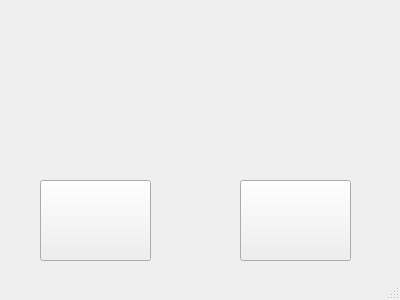
<?xml version="1.0" encoding="UTF-8"?>
<ui version="4.0">
 <class>MainWindow</class>
 <widget class="QMainWindow" name="MainWindow">
  <property name="geometry">
   <rect>
    <x>0</x>
    <y>0</y>
    <width>400</width>
    <height>300</height>
   </rect>
  </property>
  <property name="minimumSize">
   <size>
    <width>400</width>
    <height>300</height>
   </size>
  </property>
  <property name="maximumSize">
   <size>
    <width>400</width>
    <height>300</height>
   </size>
  </property>
  <property name="windowTitle">
   <string>HuffmanZip</string>
  </property>
  <property name="styleSheet">
   <string notr="true"/>
  </property>
  <widget class="QWidget" name="centralWidget">
   <property name="styleSheet">
    <string notr="true"/>
   </property>
   <widget class="QStackedWidget" name="stackedWidget">
    <property name="geometry">
     <rect>
      <x>0</x>
      <y>0</y>
      <width>401</width>
      <height>261</height>
     </rect>
    </property>
    <property name="maximumSize">
     <size>
      <width>401</width>
      <height>261</height>
     </size>
    </property>
    <property name="styleSheet">
     <string notr="true"/>
    </property>
    <property name="lineWidth">
     <number>5</number>
    </property>
    <property name="currentIndex">
     <number>0</number>
    </property>
    <widget class="QWidget" name="start">
     <property name="styleSheet">
      <string notr="true">border-image: url(:/new/prefix1/bg4.png);</string>
     </property>
     <widget class="QPushButton" name="btnCmpress">
      <property name="geometry">
       <rect>
        <x>40</x>
        <y>180</y>
        <width>111</width>
        <height>81</height>
       </rect>
      </property>
      <property name="styleSheet">
       <string notr="true">border-image: url(:/new/prefix1/btn3.png);</string>
      </property>
      <property name="text">
       <string/>
      </property>
      <property name="checkable">
       <bool>false</bool>
      </property>
      <property name="autoRepeatDelay">
       <number>299</number>
      </property>
      <property name="autoDefault">
       <bool>false</bool>
      </property>
      <property name="default">
       <bool>false</bool>
      </property>
      <property name="flat">
       <bool>false</bool>
      </property>
     </widget>
     <widget class="QPushButton" name="btnUncompress">
      <property name="geometry">
       <rect>
        <x>240</x>
        <y>180</y>
        <width>111</width>
        <height>81</height>
       </rect>
      </property>
      <property name="styleSheet">
       <string notr="true">border-image: url(:/new/prefix1/btn2.png);</string>
      </property>
      <property name="text">
       <string/>
      </property>
     </widget>
    </widget>
    <widget class="QWidget" name="compress">
     <property name="styleSheet">
      <string notr="true"/>
     </property>
     <widget class="QPushButton" name="btnComChose">
      <property name="geometry">
       <rect>
        <x>30</x>
        <y>70</y>
        <width>80</width>
        <height>26</height>
       </rect>
      </property>
      <property name="styleSheet">
       <string notr="true">color: rgb(75, 75, 75);</string>
      </property>
      <property name="text">
       <string>选择文件</string>
      </property>
     </widget>
     <widget class="QLineEdit" name="leComChose">
      <property name="geometry">
       <rect>
        <x>140</x>
        <y>70</y>
        <width>231</width>
        <height>26</height>
       </rect>
      </property>
     </widget>
     <widget class="QLineEdit" name="leComAim">
      <property name="geometry">
       <rect>
        <x>140</x>
        <y>140</y>
        <width>231</width>
        <height>26</height>
       </rect>
      </property>
     </widget>
     <widget class="QPushButton" name="btnComAim">
      <property name="geometry">
       <rect>
        <x>30</x>
        <y>140</y>
        <width>80</width>
        <height>26</height>
       </rect>
      </property>
      <property name="styleSheet">
       <string notr="true">background-color: rgb(255, 170, 255);</string>
      </property>
      <property name="text">
       <string>压缩到</string>
      </property>
     </widget>
     <widget class="QPushButton" name="btnComsure">
      <property name="geometry">
       <rect>
        <x>60</x>
        <y>220</y>
        <width>80</width>
        <height>26</height>
       </rect>
      </property>
      <property name="styleSheet">
       <string notr="true"/>
      </property>
      <property name="text">
       <string>确定</string>
      </property>
     </widget>
     <widget class="QPushButton" name="btnComCancel">
      <property name="geometry">
       <rect>
        <x>260</x>
        <y>220</y>
        <width>80</width>
        <height>26</height>
       </rect>
      </property>
      <property name="styleSheet">
       <string notr="true"/>
      </property>
      <property name="text">
       <string>取消</string>
      </property>
     </widget>
    </widget>
    <widget class="QWidget" name="uncompress">
     <property name="styleSheet">
      <string notr="true"/>
     </property>
     <widget class="QPushButton" name="btnUnChose">
      <property name="geometry">
       <rect>
        <x>40</x>
        <y>50</y>
        <width>80</width>
        <height>26</height>
       </rect>
      </property>
      <property name="text">
       <string>选择文件</string>
      </property>
      <property name="iconSize">
       <size>
        <width>17</width>
        <height>17</height>
       </size>
      </property>
     </widget>
     <widget class="QPushButton" name="btnUnname">
      <property name="geometry">
       <rect>
        <x>40</x>
        <y>110</y>
        <width>80</width>
        <height>26</height>
       </rect>
      </property>
      <property name="text">
       <string>重命名</string>
      </property>
     </widget>
     <widget class="QPushButton" name="btnUnAim">
      <property name="geometry">
       <rect>
        <x>40</x>
        <y>170</y>
        <width>80</width>
        <height>26</height>
       </rect>
      </property>
      <property name="text">
       <string>解压到</string>
      </property>
     </widget>
     <widget class="QLineEdit" name="leUnChose">
      <property name="geometry">
       <rect>
        <x>130</x>
        <y>50</y>
        <width>231</width>
        <height>26</height>
       </rect>
      </property>
     </widget>
     <widget class="QLineEdit" name="leUnname">
      <property name="geometry">
       <rect>
        <x>130</x>
        <y>110</y>
        <width>231</width>
        <height>26</height>
       </rect>
      </property>
     </widget>
     <widget class="QLineEdit" name="leUnAim">
      <property name="geometry">
       <rect>
        <x>130</x>
        <y>170</y>
        <width>231</width>
        <height>26</height>
       </rect>
      </property>
     </widget>
     <widget class="QPushButton" name="btnUnSure">
      <property name="geometry">
       <rect>
        <x>40</x>
        <y>220</y>
        <width>80</width>
        <height>26</height>
       </rect>
      </property>
      <property name="styleSheet">
       <string notr="true"/>
      </property>
      <property name="text">
       <string>确定</string>
      </property>
     </widget>
     <widget class="QPushButton" name="btnUnCancel">
      <property name="geometry">
       <rect>
        <x>270</x>
        <y>220</y>
        <width>80</width>
        <height>26</height>
       </rect>
      </property>
      <property name="styleSheet">
       <string notr="true"/>
      </property>
      <property name="text">
       <string>取消</string>
      </property>
     </widget>
    </widget>
   </widget>
  </widget>
  <widget class="QMenuBar" name="menuBar">
   <property name="geometry">
    <rect>
     <x>0</x>
     <y>0</y>
     <width>400</width>
     <height>23</height>
    </rect>
   </property>
  </widget>
  <widget class="QStatusBar" name="statusBar"/>
 </widget>
 <layoutdefault spacing="6" margin="11"/>
 <resources/>
 <connections/>
</ui>
